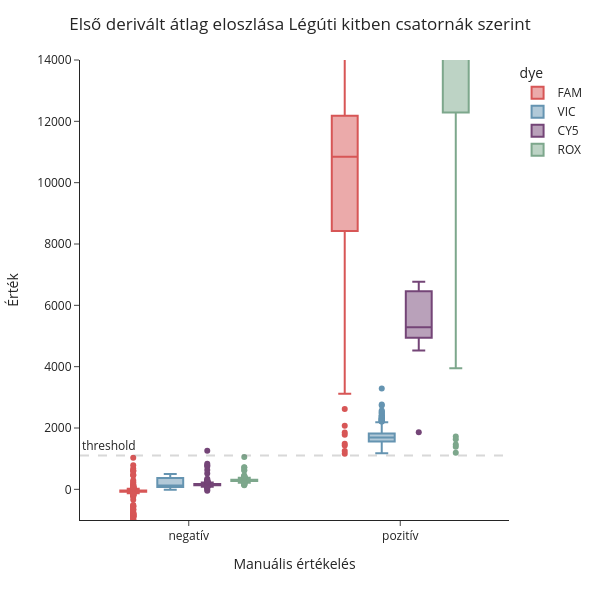

The cell this chart's notebook holds for it:
### Code cell
import plotly.express as px

fig = px.box(
    all_manual_result,
    x="manual_result",
    y="dy_mean",
    color="dye",
    color_discrete_map={
        "FAM": "#D75656",
        "ROX": "#7DA78C",
        "CY5": "#744577",
        "VIC": "#6594B1"
    }
)

fig.update_layout(
    template="simple_white",
    width=600,
    height=600,
    xaxis_title="Manuális értékelés",
    yaxis_title="Érték",
    yaxis=dict(
        range=[-1000, 14000],
        tickformat="d"   # <- teljes számok
    )
)

fig.update_layout(
    title=dict(
        text="Első derivált átlag eloszlása Légúti kitben csatornák szerint",
        x=0.5
    )
)

fig.add_hline(
    y=1100,
    line_dash="dash",
    line_color="gray",
    annotation_text="threshold",
    annotation_position="top left")

fig.add_shape(
    type="line",
    xref="paper",   # ← EZ A LÉNYEG
    x0=0,
    x1=1,
    yref="y",
    y0=1100,
    y1=1100,
    line=dict(color="gray", width=2, dash="dash"))


fig.show()

### Figure 1 — Plotly figure (JSON) as saved in the notebook; plotly's stock layout.template omitted (floating-point values rounded to 4 significant figures; data arrays with more than 128 entries replaced by an {"elided": "..."} marker saying what was removed)
{"data": [{"alignmentgroup": "True", "hovertemplate": "dye=FAM<br>manual_result=%{x}<br>dy_mean=%{y}<extra></extra>", "legendgroup": "FAM", "marker": {"color": "#D75656"}, "name": "FAM", "notched": false, "offsetgroup": "FAM", "orientation": "v", "showlegend": true, "type": "box", "x": {"elided": "780 str values"}, "x0": " ", "xaxis": "x", "y": {"elided": "780 float values"}, "y0": " ", "yaxis": "y"}, {"alignmentgroup": "True", "hovertemplate": "dye=VIC<br>manual_result=%{x}<br>dy_mean=%{y}<extra></extra>", "legendgroup": "VIC", "marker": {"color": "#6594B1"}, "name": "VIC", "notched": false, "offsetgroup": "VIC", "orientation": "v", "showlegend": true, "type": "box", "x": {"elided": "780 str values"}, "x0": " ", "xaxis": "x", "y": {"elided": "780 float values"}, "y0": " ", "yaxis": "y"}, {"alignmentgroup": "True", "hovertemplate": "dye=CY5<br>manual_result=%{x}<br>dy_mean=%{y}<extra></extra>", "legendgroup": "CY5", "marker": {"color": "#744577"}, "name": "CY5", "notched": false, "offsetgroup": "CY5", "orientation": "v", "showlegend": true, "type": "box", "x": {"elided": "780 str values"}, "x0": " ", "xaxis": "x", "y": {"elided": "780 float values"}, "y0": " ", "yaxis": "y"}, {"alignmentgroup": "True", "hovertemplate": "dye=ROX<br>manual_result=%{x}<br>dy_mean=%{y}<extra></extra>", "legendgroup": "ROX", "marker": {"color": "#7DA78C"}, "name": "ROX", "notched": false, "offsetgroup": "ROX", "orientation": "v", "showlegend": true, "type": "box", "x": {"elided": "780 str values"}, "x0": " ", "xaxis": "x", "y": {"elided": "780 float values"}, "y0": " ", "yaxis": "y"}], "layout": {"annotations": [{"showarrow": false, "text": "threshold", "x": 0, "xanchor": "left", "xref": "x domain", "y": 1100, "yanchor": "bottom", "yref": "y"}], "boxmode": "group", "height": 600, "legend": {"title": {"text": "dye"}, "tracegroupgap": 0}, "margin": {"t": 60}, "shapes": [{"line": {"color": "gray", "dash": "dash"}, "type": "line", "x0": 0, "x1": 1, "xref": "x domain", "y0": 1100, "y1": 1100, "yref": "y"}, {"line": {"color": "gray", "dash": "dash", "width": 2}, "type": "line", "x0": 0, "x1": 1, "xref": "paper", "y0": 1100, "y1": 1100, "yref": "y"}], "title": {"text": "Első derivált átlag eloszlása Légúti kitben csatornák szerint", "x": 0.5}, "width": 600, "xaxis": {"anchor": "y", "domain": [0, 1], "title": {"text": "Manuális értékelés"}}, "yaxis": {"anchor": "x", "domain": [0, 1], "range": [-1000, 14000], "tickformat": "d", "title": {"text": "Érték"}}}}
